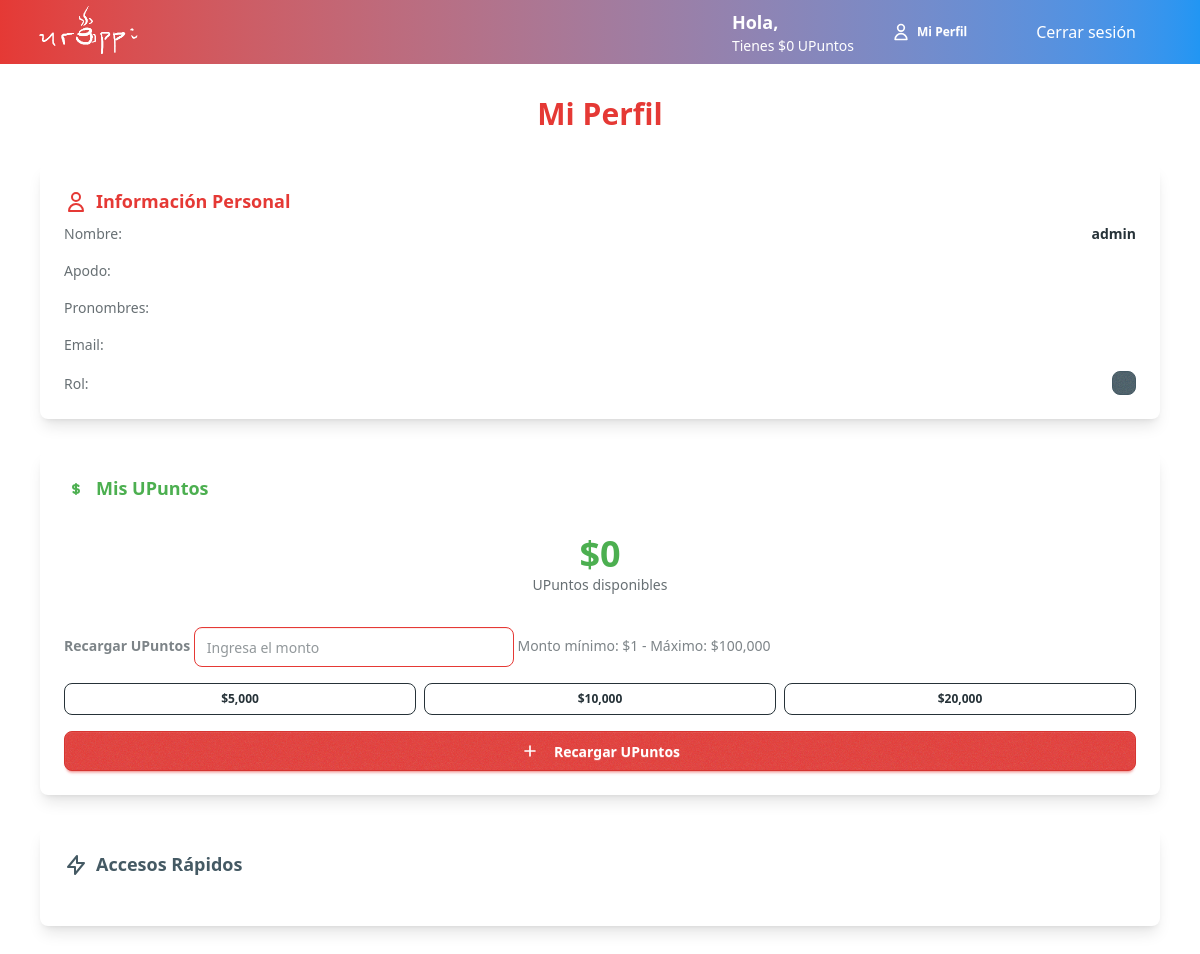
Before: /profile/ (signed in) with the older database file.
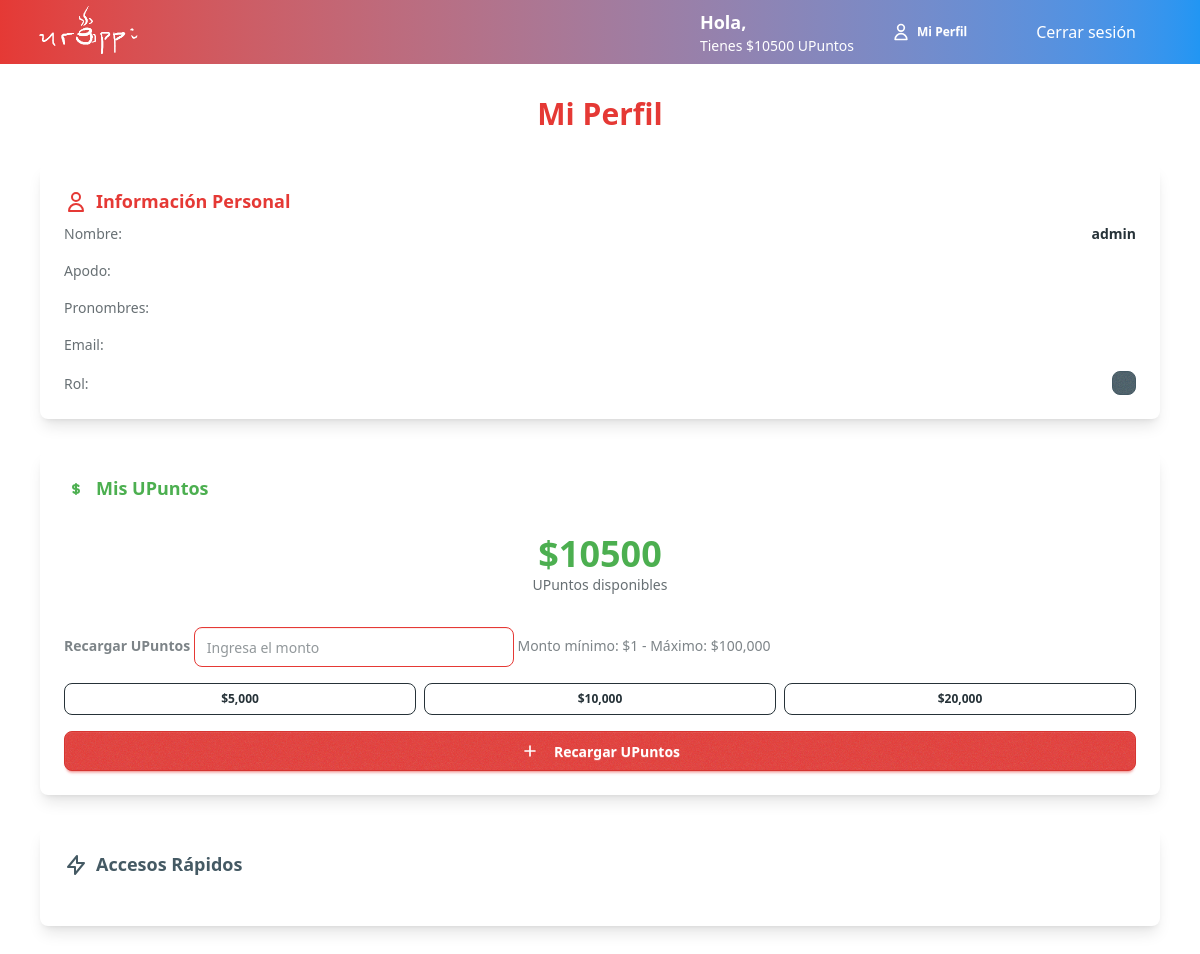
After: the same page with the newer database file.
### urappiapp/models.py (models this page shows)
class User(AbstractUser):
    pronombres = [("La", "La"), ("El", "El"), ("Le", "Le"), ("Otro", "Otro")]
    pronombre = models.CharField(max_length=5, choices=pronombres)
    apodo = models.CharField(max_length=30)  # Apodo o nombre visible
    rating = models.FloatField(default=0.0)
    votes = models.IntegerField(default=0)
    rol = models.CharField(
        max_length=20,
        choices=[
            ("customer", "Cliente"),
            ("deliver", "Repartidor"),
            ("seller", "Vendedor"),
        ],
    )
    upuntos = models.IntegerField(default=0)

### urappiapp/views.py (the view, shortened to what this page needs)
# urls.py: path("profile/", views.profile, name="profile"),
@login_required(login_url="/login")
def profile(request):
    context = {
        "usuario": request.user,
    }
    if request.user.rol == "seller":
        try:
            shop_owner = ShopOwner.objects.get(owner=request.user)
            context["tienda"] = shop_owner.shop
        except ShopOwner.DoesNotExist:
            context["tienda"] = None
    elif request.user.rol == "deliver":
        None
    return render(request, "urappiapp/profile.html", context)

### urappiapp/templates/urappiapp/profile.html (shortened to what the changed rows need)
{% extends "urappi/base.html" %}
{% block content %}
<div class="container mx-auto px-4 py-8 max-w-6xl">
    <h1 class="text-3xl font-bold mb-8 text-center text-primary">Mi Perfil</h1>
    <div class="grid grid-cols-1 lg:grid-cols-{% if usuario.rol == 'seller' %}3{% else %}2{% endif %} gap-8">
        <div class="card bg-base-100 shadow-lg">
            <div class="card-body">
                <h2 class="card-title text-primary">
                    <svg xmlns="http://www.w3.org/2000/svg" class="h-6 w-6" fill="none" viewBox="0 0 24 24" stroke="currentColor">
                        <path stroke-linecap="round" stroke-linejoin="round" stroke-width="2" d="M16 7a4 4 0 11-8 0 4 4 0 018 0zM12 14a7 7 0 00-7 7h14a7 7 0 00-7-7z" />
                    </svg>
                    Información Personal
                </h2>
                <div class="space-y-4">
                    <div class="flex justify-between items-center">
                        <span class="text-base-content/70">Nombre:</span>
                        <span class="font-semibold">{{ usuario.username }}</span>
                    </div>
                </div>
            </div>
        </div>
        <div class="card bg-base-100 shadow-lg">
            <div class="card-body">
                <h2 class="card-title text-success">
                    Mis UPuntos
                </h2>
                <div class="text-center py-6">
                    <div class="text-4xl font-bold text-success">${{ usuario.upuntos }}</div>
                    <div class="text-base-content/70">UPuntos disponibles</div>
                </div>
            </div>
        </div>
    </div>
    <div class="card bg-base-100 shadow-lg mt-8">
        <div class="card-body">
            <h2 class="card-title text-neutral">
                <svg xmlns="http://www.w3.org/2000/svg" class="h-6 w-6" fill="none" viewBox="0 0 24 24" stroke="currentColor">
                    <path stroke-linecap="round" stroke-linejoin="round" stroke-width="2" d="M13 10V3L4 14h7v7l9-11h-7z" />
                </svg>
                Accesos Rápidos
            </h2>
        </div>
    </div>
</div>
{% endblock %}

### urappi/templates/urappi/header.html (shortened to what this page needs)
<header class="bg-gradient-to-r from-primary to-secondary text-white">
     {% load static %}
    <div class="max-w-7xl mx-auto px-4 sm:px-6 lg:px-8 flex items-center justify-between h-16">
        <a href="{% url 'home' %}">
            <img src="{% static 'images/logo.png' %}" alt="Urappi Logo" class="h-16 object-contain">
        </a>
        <nav class="flex items-center space-x-6">
        {% if user.is_authenticated %}
            <div class="flex flex-col justify-center justify-between">
                <h1 class="text-lg font-semibold">Hola, {{ usuario.apodo }}</h1>
                <p class="text-sm">Tienes ${{ usuario.upuntos }} UPuntos</p>
            </div>
            <a href="{% url 'profile' %}" class="btn btn-ghost btn-sm">
                <svg xmlns="http://www.w3.org/2000/svg" class="h-5 w-5" fill="none" viewBox="0 0 24 24" stroke="currentColor">
                    <path stroke-linecap="round" stroke-linejoin="round" stroke-width="2" d="M16 7a4 4 0 11-8 0 4 4 0 018 0zM12 14a7 7 0 00-7 7h14a7 7 0 00-7-7z" />
                </svg>
                Mi Perfil
            </a>
            <div class="max-w-7xl mx-auto px-4 sm:px-6 lg:px-8 flex items-center justify-between h-16">
                <a href="{% url 'logout' %}">Cerrar sesión </a>
            </div>
        {% endif %}
        </nav>
    </div>
</header>

Changed rows visible on the page:
changed User "admin": upuntos "0" → "10500"
